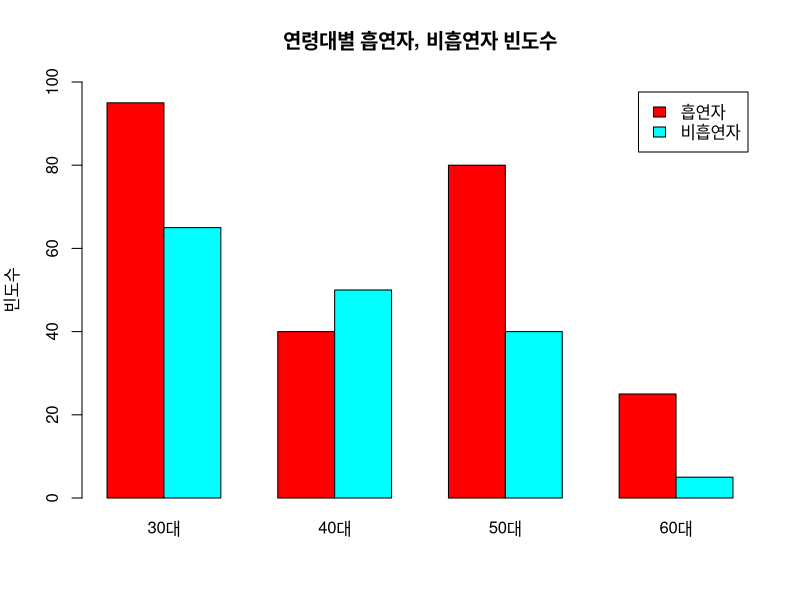

The R script that drew this image:
# 범주형 자료분석 독립성 검정

# 30세 이상의 성인남자를 대상으로 흡연율을 조사한 결과 다음과 같은 결과표를 얻었다.
# 유의수준 5%에서 각 연령층별로 흡연율에 차이가 있는지 검정하라.
# H0 : 연령별로 흡연율은 차이가 없다.
# H1 : not H0

# 데이터 matrix
smoke <- matrix(c(95, 65, 40, 50, 80, 40, 25, 5), nrow=4, byrow=T)
dimnames(smoke) <- list(c("30대", "40대", "50대", "60대"), c("흡연자", "비흡연자"))
smoke
# 데이터 data.frame
smoke_df <- data.frame(c(95, 40, 80, 25), c(65, 50, 40, 5))
names(smoke_df) <- c("흡연자", "비흡연자")
rownames(smoke_df) <- c("30대", "40대", "50대", "60대")
dim(smoke_df)

# 기대도수 구하기
expect <- function(x){
  outer(rowSums(x), colSums(x))/sum(x)
}
expect(smoke_df) # 기대도수

# 검정통계량 구하기
test <- function(x){
  exValue <- outer(rowSums(x), colSums(x))/sum(x)
  sum( (exValue-x)^2/exValue )
}
testValue <- test(smoke_df)

# 가설검정
# 1. 검정통계량과 임계값으로 판단
testValue # 검정통계량값 : 18.12789
crValue <- qchisq(0.95, 3) # 임계값 : 7.81
crValue
if(testValue > crValue){
  cat("H0 reject")  
}else{
  cat("H0 accept")
}

# 2. pvalue 계산
pValue <- 1-pchisq(testValue, 3)
pValue
if(pValue < 0.05){
  cat("H0 reject")  
}else{
  cat("H0 accept")
}

# 3. chisq.test
# 범주형 자료분석의 경우 data.frame보다는 
# 반드시 matrix로 변형시켜서 하는 것을 권장

# smoke_df를 matrix로 변형
smoke_mt <- as.matrix(smoke_df)

# addmargins() : marginal distribution
addmargins(smoke_mt)

# prop.table() : proportional distribution 
# 관측치를 n으로 나눈 것
prop.table(smoke_mt)

# bar plot : barplot()
t(smoke_mt)
barplot(t(smoke_mt), beside=TRUE, legend=TRUE, col=rainbow(2),
          ylim=c(0, 100), 
          ylab="빈도수", 
          main="연령대별 흡연자, 비흡연자 빈도수")

# chi-squared test : chisq.test()
chisq_result <- chisq.test(smoke_mt)
chisq_result
# indexing statistics of chisq.test()
chisq_result$statistic # 검정통계량
chisq_result$parameter # 자유도
chisq_result$p.value # p값
chisq_result$observed # 관측도수
chisq_result$expected # 기대도수
chisq_result$stdres # 표준화잔차(여기선 무의미)
